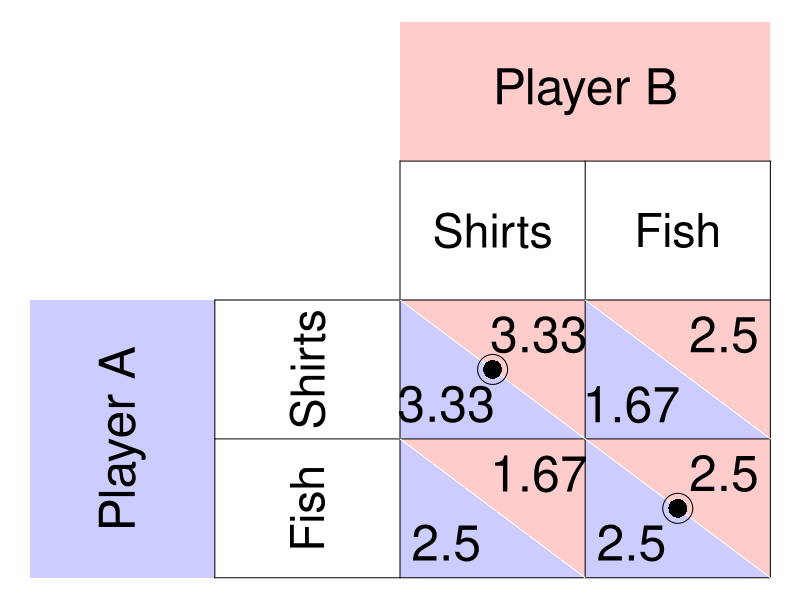

Generate this figure with R:
require(ggplot2)
require(shape)
pdf(file = "specprodexch/matrix_eos_fish_shirts.pdf", width = 9, height = 7)

par(mar =  c(0, 0, 0, 0))
xlims <- c(0, 8)
ylims <- c(0, 8)

#TextSizes
PlayerSize <- 3
StratSize <- 2.8
PayoffSize <- 3
p1fadelevel <- 0.2
p2fadelevel <- 0.2


#Payoffs are listed as c("NW", "SW", "NE", "SE")

#Considerations for Player 1
P1Name <- c("Player A")
P1Strat <- c("Shirts", "Fish")
P1Payoffs <- c("3.33", "2.5", "1.67", "2.5")
P1BR1 <- c("NW") #Must be NW or SW - the BR prints accordingly. 
P1BR2 <- c("SE") #Must be NE or SE - the BR prints accordingly. 
#NW = (5, 3); SW = (5,1); NE = (7, 3); SE = (7, 1)
P1bestsize <- 2.5 #Adjusts size of point indicating best response of P1

#Considerations for Player 2
P2Name <- c("Player B")
P2Strat <- c("Shirts", "Fish")
P2Payoffs <- c("3.33", "1.67", "2.5", "2.5")
P2BR1 <- c("NW") #Must be NW or SW - the BR prints accordingly. 
P2BR2 <- c("SE") #Must be NE or SE - the BR prints accordingly. 
P2bestsize <- 4 #Adjusts size of circle indicating best response of P2

plot(0, 0, xlim = xlims, ylim = ylims, type = "n",
     xlab = expression(""),
     ylab = expression(""),
     xaxt = "n", 
     yaxt = "n", 
     cex.lab = 2, 
     bty = "n")



#Color and label for Player 1 and their strategies
polygon(c(0,0,2,2,0), c(0,4,4,0,0), col=rgb(0, 0, 1, p1fadelevel), density=NULL, border = NA)
text(1, 2, P1Name[1], srt = 90, cex = PlayerSize)

text(3, 3, P1Strat[1], cex = StratSize, srt = 90)
text(3, 1, P1Strat[2], cex = StratSize, srt = 90)


#Color and label for Player 2
polygon(c(4,4,8,8,4), c(8,6,6,8,8), col=rgb(1, 0, 0, p2fadelevel), density=NULL, border = NA)
text(6, 7, P2Name[1], cex = PlayerSize)

text(5, 5, P2Strat[1], cex = StratSize)
text(7, 5, P2Strat[2], cex = StratSize)

#NorthWest cell 
#P1
polygon(c(4,4,6,4), c(4,2,2,4), col=rgb(0, 0, 1, p1fadelevel), density=NULL, border = NA)
#P2
polygon(c(4,6,6,4), c(4,4,2,4), col=rgb(1, 0, 0, p2fadelevel), density=NULL, border = NA)

#P1
text(4.5, 2.5, P1Payoffs[1], cex = PayoffSize)
#P2
text(5.5, 3.5, P2Payoffs[1], cex = PayoffSize)

#SouthWest cell  
#P1
polygon(c(4,4,6,4), c(2,0,0,2), col=rgb(0, 0, 1, p1fadelevel), density=NULL, border = NA)
#P2
polygon(c(4,6,6,4), c(2,2,0,2), col=rgb(1, 0, 0, p2fadelevel), density=NULL, border = NA)

#P1
text(4.5, 0.5, P1Payoffs[2], cex = PayoffSize)
#P2
text(5.5, 1.5, P2Payoffs[2], cex = PayoffSize)


#NorthEast cell 
#P1
polygon(c(6,6,8,6), c(4,2,2,4), col=rgb(0, 0, 1, p1fadelevel), density=NULL, border = NA)
#P2
polygon(c(6,8,8,6), c(4,4,2,4), col=rgb(1, 0, 0, p2fadelevel), density=NULL, border = NA)
#P1
text(6.5, 2.5, P1Payoffs[3], cex = PayoffSize)
#P2
text(7.5, 3.5, P2Payoffs[3], cex = PayoffSize)

#SouthEast cell 
#P1
polygon(c(6,6,8,6), c(2,0,0,2), col=rgb(0, 0, 1, p1fadelevel), density=NULL, border = NA)
#P2
polygon(c(6,8,8,6), c(2,2,0,2), col=rgb(1, 0, 0, p2fadelevel), density=NULL, border = NA)
#P1
text(6.5, 0.5, P1Payoffs[4], cex = PayoffSize)
#P2
text(7.5, 1.5, P2Payoffs[4], cex = PayoffSize)


#Lines for the Table
segments(8, 0, 8, 6, lty = 1, col = "black")
segments(4, 6, 8, 6, lty = 1, col = "black")
segments(2, 0, 2, 4, lty = 1, col = "black")
segments(2, 0, 8, 0, lty = 1, col = "black")
segments(2, 4, 8, 4, lty = 1, col = "black")
segments(4, 0, 4, 6, lty = 1, col = "black")
segments(2, 2, 8, 2, lty = 1, col = "black")
segments(6, 0, 6, 6, lty = 1, col = "black")

#Diagonals
#NW
segments(4, 4, 6, 2, lty = 1, col = "white")
#NE
segments(6, 4, 8, 2, lty = 1, col = "white")
#SW
segments(4, 2, 6, 0, lty = 1, col = "white")
#Se
segments(6, 2, 8, 0, lty = 1, col = "white")


#Best responses 
#P1 
if (P1BR1[1] == "NW"){
  points(5, 3, pch = 16, col = "black", cex = P1bestsize)
} else{points(5, 1, pch = 16, col = "black", cex = P1bestsize)
}

if (P1BR2[1] == "NE"){
  points(7, 3, pch = 16, col = "black", cex = P1bestsize)
} else{points(7, 1, pch = 16, col = "black", cex = P1bestsize)
}


#P2
if (P2BR1[1] == "NW"){
  points(5, 3, pch = 1, col = "black", cex = P2bestsize)
} else{points(7, 3, pch = 1, col = "black", cex = P2bestsize)
}

if (P2BR2[1] == "SW"){
  points(5, 3, pch = 1, col = "black", cex = P2bestsize)
} else{points(7, 1, pch = 1, col = "black", cex = P2bestsize)
}

dev.off()
